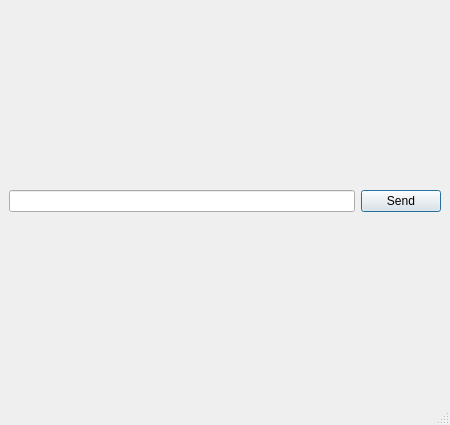
<?xml version="1.0" encoding="UTF-8"?>
<ui version="4.0">
 <class>MainUI</class>
 <widget class="QMainWindow" name="MainUI">
  <property name="geometry">
   <rect>
    <x>0</x>
    <y>0</y>
    <width>450</width>
    <height>425</height>
   </rect>
  </property>
  <property name="windowTitle">
   <string>MainWindow</string>
  </property>
  <widget class="QWidget" name="centralwidget">
   <layout class="QVBoxLayout" name="verticalLayout_2">
    <item>
     <layout class="QVBoxLayout" name="topLayout"/>
    </item>
    <item>
     <layout class="QHBoxLayout" name="horizontalLayout">
      <item>
       <widget class="QLineEdit" name="inputEdit"/>
      </item>
      <item>
       <widget class="QPushButton" name="sendBtn">
        <property name="text">
         <string>Send</string>
        </property>
        <property name="shortcut">
         <string>Return</string>
        </property>
        <property name="autoDefault">
         <bool>false</bool>
        </property>
        <property name="default">
         <bool>true</bool>
        </property>
       </widget>
      </item>
     </layout>
    </item>
   </layout>
  </widget>
  <widget class="QMenuBar" name="menubar">
   <property name="geometry">
    <rect>
     <x>0</x>
     <y>0</y>
     <width>450</width>
     <height>22</height>
    </rect>
   </property>
  </widget>
  <widget class="QStatusBar" name="statusbar"/>
 </widget>
 <resources/>
 <connections>
  <connection>
   <sender>sendBtn</sender>
   <signal>clicked()</signal>
   <receiver>MainUI</receiver>
   <slot>SendMsg()</slot>
   <hints>
    <hint type="sourcelabel">
     <x>400</x>
     <y>303</y>
    </hint>
    <hint type="destinationlabel">
     <x>224</x>
     <y>212</y>
    </hint>
   </hints>
  </connection>
 </connections>
 <slots>
  <slot>SendMsg()</slot>
 </slots>
</ui>
